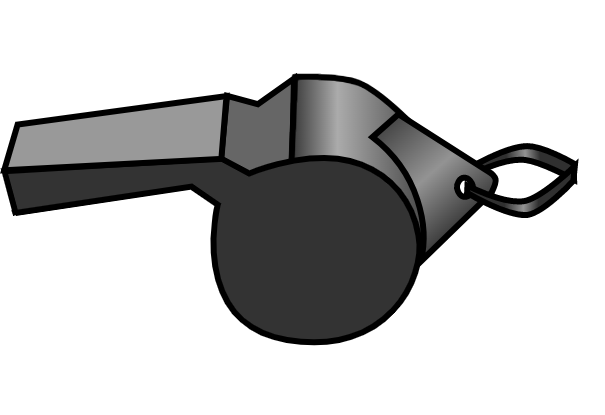
#> input picture Screenshot 2022-11-01 200031.png, 605 x 415 px
$ python hi.py
#> lines starting #> are read from the running program, lines starting #| are printed output that depends on the picture
from PIL import Image, ImageDraw, ImageFilter
import random

def load_image(image_path):
    """
    Load an image from the specified path.
    """
#> called with image_path = 'Screenshot 2022-11-01 200031.png'
    try:
        img = Image.open(image_path)
#> img is the input picture: PIL image 605x415 RGBA; mean R, G, B, A 196.7, 196.7, 196.7, 255
        img = img.convert("RGBA")  # Ensures the image has an alpha channel for overlays
        return img
    except Exception as e:
        print(f"Error loading image: {e}")
        return None

def create_pasta_splatter(img, splatter_count=100):
    """
    Overlays 'pasta' shapes onto the provided image.
    - img: The background image where the splatters will appear.
    - splatter_count: Number of pasta splatters to generate.
    """
#> called with splatter_count = 100
    width, height = img.size
#> width = 605; height = 415
    pasta_overlay = Image.new("RGBA", img.size, (0, 0, 0, 0))  # Transparent layer for pasta shapes
#> pasta_overlay: PIL image 605x415 RGBA; every value is 0
    draw = ImageDraw.Draw(pasta_overlay)

    pasta_colors = [(205, 92, 92, 180), (244, 164, 96, 180), (255, 218, 185, 180)]  # Varied pasta tones

    for _ in range(splatter_count):
        # Random position and size for pasta shapes
        x = random.randint(0, width)
        y = random.randint(0, height)
        shape_size = random.randint(10, 30)
        shape_type = random.choice(["circle", "line"])

        color = random.choice(pasta_colors)

        if shape_type == "circle":
            draw.ellipse([(x, y), (x + shape_size, y + shape_size)], fill=color)
        elif shape_type == "line":
            line_length = random.randint(20, 50)
            line_thickness = random.randint(1, 5)
            angle = random.uniform(0, 360)
            end_x = int(x + line_length * random.uniform(-1, 1))
            end_y = int(y + line_length * random.uniform(-1, 1))
            draw.line((x, y, end_x, end_y), fill=color, width=line_thickness)

    # Merge the pasta splatter overlay with the original image
    combined_img = Image.alpha_composite(img, pasta_overlay)
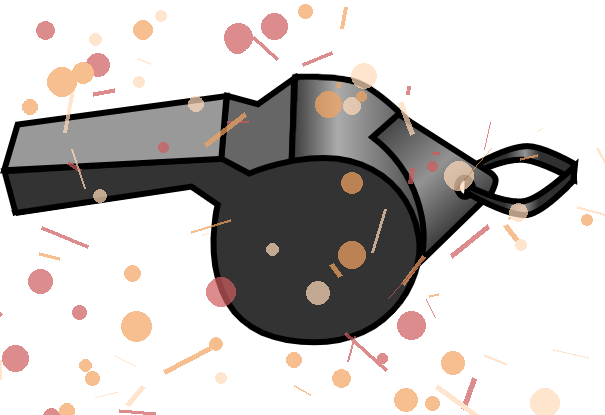
#> combined_img: PIL image 605x415 RGBA; mean R, G, B, A 198.4, 194, 192.1, 255
    return combined_img

def main(image_path, output_path="spaghetti_painter_output.png"):
    # Load image
    img = load_image(image_path)
    if img is None:
        return

    # Apply pasta splatter effect
    splattered_img = create_pasta_splatter(img)

    # Save the result
    splattered_img.save(output_path)
    splattered_img.show()  # Opens the image in the default image viewer

# Usage
image_path = "Screenshot 2022-11-01 200031.png"  # Replace with your image path
output_path = "spaghetti_painter_output.png"
main(image_path, output_path)
